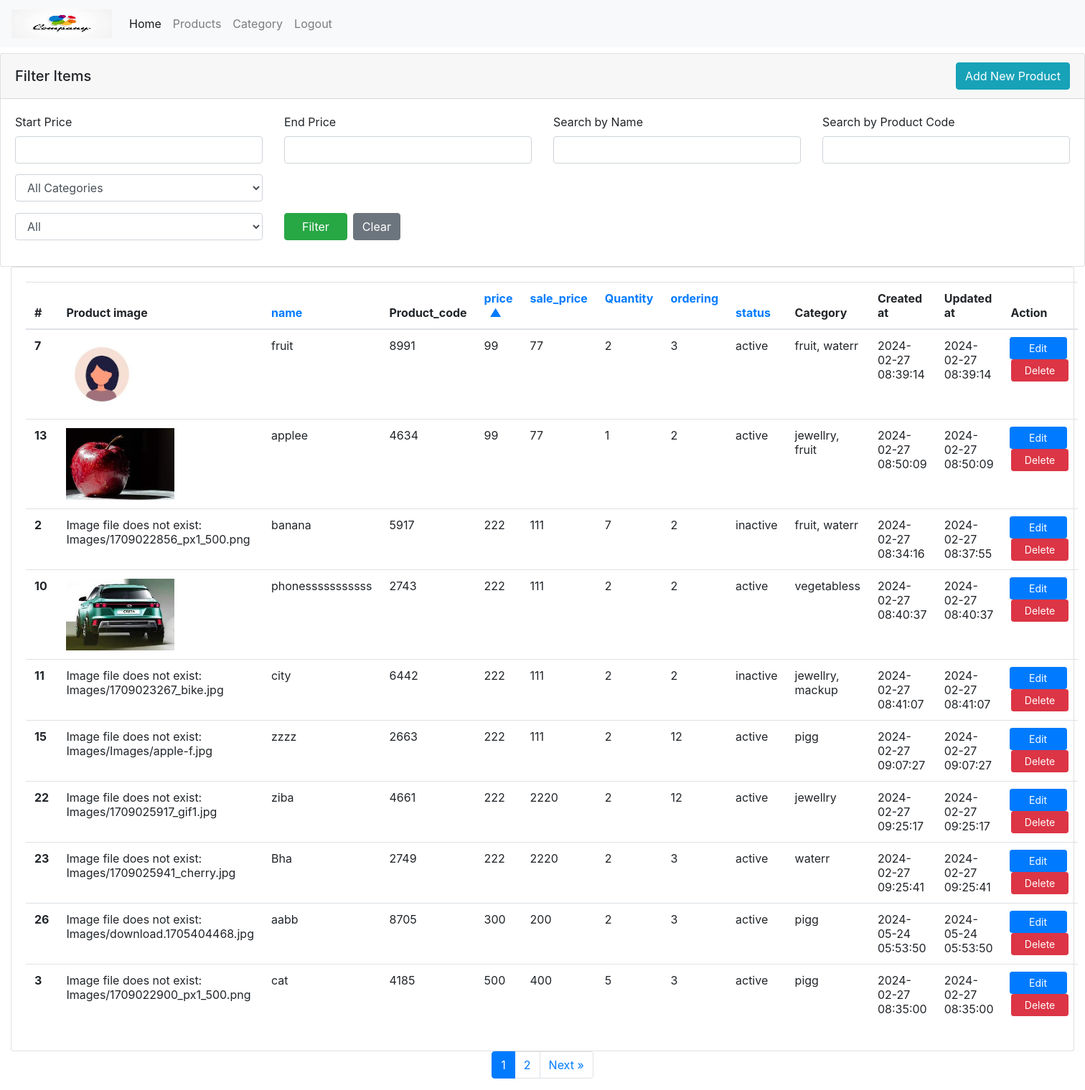
The app's page /product-list.php?&orderby=price&order=ASC (signed in) with its own data.
### tables this page shows
CREATE TABLE `product` (
  `id` int(11) NOT NULL,
  `name` varchar(200) NOT NULL,
  `product_code` int(11) NOT NULL,
  `price` float NOT NULL,
  `sale_price` float NOT NULL,
  `quantity` int(11) NOT NULL,
  `ordering` int(11) NOT NULL,
  `status` enum('active','inactive') NOT NULL,
  `created_at` timestamp NOT NULL DEFAULT current_timestamp(),
  `updated_at` timestamp NOT NULL DEFAULT current_timestamp() ON UPDATE current_timestamp()
);

CREATE TABLE `product_images` (
  `id` int(11) NOT NULL,
  `product_id` int(11) NOT NULL,
  `image` varchar(200) NOT NULL,
  `is_main_image` tinyint(5) NOT NULL
);

### config/database.php (called while the page is built, shortened)
<?php
class Database
{
    public $con = "";
    public function __construct()
    {
        $this->con = new mysqli("localhost", "root", "", "management");
    }
    public function select($columns, $table, $where = NULL) {
        $data = [];
        $query = 'SELECT ' . $columns . ' FROM ' . $table  .  $where;
        $result = $this->con->query($query);
        if ($result) {
            while ($row = $result->fetch_assoc()) {
                $data[] = $row;
            }
        } else {
            echo "Error: " . $this->con->error;
            return false;
        }
        return $data;
    }
    public function query($sql) {
        return $this->con->query($sql);
    }
}

### config/index.php (called while the page is built, shortened)
<?php
require_once("config/database.php");
require_once("config/function.php");
$db=new Database();
?>

### product-list.php (the view, shortened to what this page needs)
<?php
require_once('config/index.php');
include('header.php');
require_once('config/index.php');
$currentPage = isset($_GET['page']) ? (int)$_GET['page'] : 1;
$limit = 10;
$where = [];
$searchName = isset($_GET['search_name']) ? $_GET['search_name'] : '';
$searchProductCode = isset($_GET['search_product_code']) ? $_GET['search_product_code'] : '';
$validColumns = ['name', 'ordering', 'status', 'sale_price', 'price', 'Quantity', 'Sale price'];
$orderBy = (isset($_GET['orderby']) && in_array($_GET['orderby'], $validColumns)) ? $_GET['orderby'] : 'name';
$order = (isset($_GET['order']) && $_GET['order'] === 'DESC') ? 'DESC' : 'ASC';
$whereClause = !empty($where) ? ' WHERE ' . implode(' AND ', $where) : '';
if (!empty($where)) {
    $whereClause .= " ORDER BY $orderBy $order";
} else {
    $offset = ($currentPage - 1) * $limit;
    $whereClause .= " ORDER BY $orderBy $order LIMIT $limit OFFSET $offset";
}
$countResult = $db->select('COUNT(*) as total', 'product', $where ? ' WHERE ' . implode(' AND ', $where) : '');
$totalPages = !empty($countResult) && isset($countResult[0]['total']) ? $countResult[0]['total'] : 0;
$result = $db->select('*', 'product', $whereClause);
$queryParams = array();
if (isset($_GET['orderby'])) {
    $queryParams['orderby'] = $_GET['orderby'];
    $queryParams['order'] = $_GET['order'];
}
$queryString = http_build_query($queryParams);
?>
<!DOCTYPE html>
<html lang="en">
<head>
<?php
include_once('link.php');
?>
</head>
<body>
    <div class="row filter_row">
        <div class="col">
            <div class="card mt-2">
                <div class="card-header">
                    <div class="row align-items-center">
                        <div class="col-8">
                            <h5 class="mb-0">Filter Items</h5>
                        </div>
                        <div class="col-4 text-right">
                            <a href="product-add.php?type=add" class="btn btn-info">Add New Product</a>
                        </div>
                    </div>
                </div>
                <div class="card-body">
                    <form action="" class="filterForm" id="filterForm" method="GET">
                        <div class="row">
                            <div class="col-md-3">
                                <label for="start_price" class="form-label">Start Price</label>
                                <input type="text" name="start_price" value="<?php echo isset($_GET['start_price']) ? $_GET['start_price'] : ''; ?>" class="form-control">
                            </div>
                            <div class="col-md-3">
                                <label for="end_price" class="form-label">End Price</label>
                                <input type="text" name="end_price" value="<?php echo isset($_GET['end_price']) ? $_GET['end_price'] : ''; ?>" class="form-control">
                            </div>
                            <div class="col-md-3">
                                <label for="search" class="form-label">Search by Name</label>
                                <div class="input-group">
                                    <input type="text" name="search_name" value="<?php echo $searchName; ?>" class="form-control">
                                </div>
                            </div>
                            <div class="col-md-3">
                                <label for="product_code" class="form-label">Search by Product Code</label>
                                <div class="input-group">
                                    <input type="text" name="search_product_code" value="<?php echo $searchProductCode; ?>" class="form-control">
                                </div>
                            </div>
                            <div class="col-md-3" style="padding-top: 15px;">
                                <select name="search_category" class="form-control">
                                    <option value="">All Categories</option>
                                    <?php
                                    $categoryQuery = "SELECT name FROM category";
                                    $categoryResult = $db->query($categoryQuery);
                                    ?>
                                </select>
                            </div>
                        </div>
                        <div class="row mt-3">
                            <div class="col-md-3">
                                <select class="form-control" name="status">
                                    <option value="" <?php echo empty($_GET['status']) ? 'selected' : ''; ?>>All</option>
                                </select>
                            </div>
                            <div class="col-md-6 d-flex align-items-end">
                                <button type="submit" class="btn btn-success px-4">Filter</button>
                                <button type="button" class="btn btn-secondary ml-2" onclick="clearFilters()">Clear</button>
                            </div>
                        </div>
                    </form>
                </div>
            </div>
        </div>
    </div>
    <div class="col-md-12">
        <div class="card">
            <div class="card-body">
                <table class="table">
                    <thead>
                        <tr>
                            <th scope="col">#</th>
                            <th scope="col">Product image</th>
                            <th scope="col">
                                <a class="arrow" href="?<?= $queryString ?>&orderby=name&order=<?= ($orderBy == 'name' && $order == 'ASC') ? 'DESC' : 'ASC'; ?>">
                                    name &nbsp; <?= ($orderBy == 'name') ? ($order == 'ASC' ? '<span>&#9650;</span>' : '<span>&#9660;</span>') : ''; ?>
                                </a>
                            </th>
                            <th scope="col">Product_code</th>
                            <th scope="col">
                                <a class="arrow" href="?<?= $queryString ?>&orderby=price&order=<?= ($orderBy == 'price' && $order == 'ASC') ? 'DESC' : 'ASC'; ?>">
                                    price &nbsp; <?= ($orderBy == 'price') ? ($order == 'ASC' ? '<span>&#9650;</span>' : '<span>&#9660;</span>') : ''; ?>
                                </a>
                            </th>
                            <th scope="col">
                                <a class="arrow" href="?<?= $queryString ?>&orderby=sale_price&order=<?= ($orderBy == 'sale_price' && $order == 'ASC') ? 'DESC' : 'ASC'; ?>">
                                    sale_price &nbsp; <?= ($orderBy == 'sale_price') ? ($order == 'ASC' ? '<span>&#9650;</span>' : '<span>&#9660;</span>') : ''; ?>
                                </a>
                            </th>
                            <th scope="col">
                                <a class="arrow" href="?<?= $queryString ?>&orderby=Quantity&order=<?= ($orderBy == 'Quantity' && $order == 'ASC') ? 'DESC' : 'ASC'; ?>">
                                    Quantity &nbsp; <?= ($orderBy == 'Quantity') ? ($order == 'ASC' ? '<span>&#9650;</span>' : '<span>&#9660;</span>') : ''; ?>
                                </a>
                            </th>
                            <th scope="col">
                                <a class="arrow" href="?<?= $queryString ?>&orderby=ordering&order=<?= ($orderBy == 'ordering' && $order == 'ASC') ? 'DESC' : 'ASC'; ?>">
                                    ordering &nbsp; <?= ($orderBy == 'ordering') ? ($order == 'ASC' ? '<span>&#9650;</span>' : '<span>&#9660;</span>') : ''; ?>
                                </a>
                            </th>
                            <th scope="col">
                                <a class="arrow" href="?<?= $queryString ?>&orderby=status&order=<?= ($orderBy == 'status' && $order == 'ASC') ? 'DESC' : 'ASC'; ?>">
                                    status &nbsp; <?= ($orderBy == 'status') ? ($order == 'ASC' ? '<span>&#9650;</span>' : '<span>&#9660;</span>') : ''; ?>
                                </a>
                            </th>
                            <th scope="col">Category</th>
                            <th scope="col">Created at</th>
                            <th scope="col">Updated at</th>
                            <th scope="col">Action</th>
                        </tr>
                    </thead>
                    <tbody>
                        <?php
                        if ($totalPages > 0) {
                            if (!empty($result)) {
                                foreach ($result as $row) {
                        ?>
                                    <tr>
                                        <th scope="row"><?php echo $row['id']; ?></th>
                                        <td>
                                            <?php
                                            $mainImageQuery = "SELECT image FROM product_images WHERE product_id = '{$row['id']}' AND is_main_image = 1";
                                            $mainImageResult = $db->query($mainImageQuery);
                                            if ($mainImageResult) {
                                                $mainImage = $mainImageResult->fetch_assoc();
                                                if ($mainImage) {
                                                    $imagePath = 'Images/' . $mainImage['image'];
                                                    if (file_exists($imagePath)) {
                                                        echo "<img src='{$imagePath}' class='box-img' height='100' alt='Main Image'>";
                                                    } else {
                                                        echo "Image file does not exist: {$imagePath}";
                                                    }
                                                } else {
                                                    echo "No main image found for product ID: {$row['id']}";
                                                }
                                            } else {
                                                echo "Error retrieving main image";
                                            }
                                            ?>
                                        </td>
                                        <td><?php echo $row['name']; ?></td>
                                        <td><?php echo $row['product_code']; ?></td>
                                        <td><?php echo $row['price']; ?></td>
                                        <td><?php echo $row['sale_price']; ?></td>
                                        <td><?php echo $row['quantity']; ?></td>
                                        <td><?php echo $row['ordering']; ?></td>
                                        <td><?php echo $row['status']; ?></td>
                                        <?php
                                        $categoryQuery = "SELECT c.name
                                 FROM category c
                                 JOIN product_category pc ON c.id = pc.category_id
                                 WHERE pc.product_id = '{$row['id']}'";
                                        $categoryResult = $db->query($categoryQuery);
                                        $categories = array();
                                        if ($categoryResult) {
                                            foreach ($categoryResult as $categoryData) {
                                                $categories[] = $categoryData['name'];
                                            }
                                            $categoryNames = !empty($categories) ? implode(', ', $categories) : 'N/A';
                                        } else {
                                            $categoryNames = 'Error retrieving categories';
                                        }
                                        ?>
                                        <td><?php echo $categoryNames; ?></td>
                                        <td><?php echo $row['created_at']; ?></td>
                                        <td><?php echo $row['updated_at']; ?></td>
                                        <td style="padding: 10px; text-align: center;">
                                            <a href="product-edit.php?type=edit&id=<?php echo htmlentities($row['id']); ?>" class="btn btn-sm btn-primary" style="width: 80px; margin-right: 5px;">
                                                Edit
                                            </a>
                                            <button class="btn btn-sm btn-danger" style="width: 80px;" onclick="confirmDelete(<?php echo $row["id"]; ?>)">
                                                Delete
                                            </button>
                                        </td>
                                    </tr>
                        <?php
                                }
                            }
                        } else {
                            echo "<tr><td colspan='5'>No records found</td></tr>";
                        }
                        ?>
                    </tbody>
                </table>
            </div>
        </div>
    </div>
    <div class="pagination justify-content-center">
        <?php echo pagination('product-list.php', $totalPages, $currentPage, $limit, $queryParams); ?>
    </div>
</body>
</html>

### records on screen
product: id "7", product_images.image (picture), name "fruit", product_code "8991", price "99", sale_price "77", quantity "2", ordering "3", status "active", categoryNames "fruit, waterr", created_at "2024-02-27 08:39:14", updated_at "2024-02-27 08:39:14"
product: id "13", product_images.image (picture), name "applee", product_code "4634", price "99", sale_price "77", quantity "1", ordering "2", status "active", categoryNames "jewellry, fruit", created_at "2024-02-27 08:50:09", updated_at "2024-02-27 08:50:09"
product: id "2", product_images.image "Images/1709022856_px1_500.png", name "banana", product_code "5917", price "222", sale_price "111", quantity "7", ordering "2", status "inactive", categoryNames "fruit, waterr", created_at "2024-02-27 08:34:16", updated_at "2024-02-27 08:37:55"
product: id "10", product_images.image (picture), name "phonesssssssssss", product_code "2743", price "222", sale_price "111", quantity "2", ordering "2", status "active", categoryNames "vegetabless", created_at "2024-02-27 08:40:37", updated_at "2024-02-27 08:40:37"
product: id "11", product_images.image "Images/1709023267_bike.jpg", name "city", product_code "6442", price "222", sale_price "111", quantity "2", ordering "2", status "inactive", categoryNames "jewellry, mackup", created_at "2024-02-27 08:41:07", updated_at "2024-02-27 08:41:07"
product: id "15", product_images.image "Images/Images/apple-f.jpg", name "zzzz", product_code "2663", price "222", sale_price "111", quantity "2", ordering "12", status "active", categoryNames "pigg", created_at "2024-02-27 09:07:27", updated_at "2024-02-27 09:07:27"
product: id "22", product_images.image "Images/1709025917_gif1.jpg", name "ziba", product_code "4661", price "222", sale_price "2220", quantity "2", ordering "12", status "active", categoryNames "jewellry", created_at "2024-02-27 09:25:17", updated_at "2024-02-27 09:25:17"
product: id "23", product_images.image "Images/1709025941_cherry.jpg", name "Bha", product_code "2749", price "222", sale_price "2220", quantity "2", ordering "3", status "active", categoryNames "waterr", created_at "2024-02-27 09:25:41", updated_at "2024-02-27 09:25:41"
product: id "26", product_images.image "Images/download.1705404468.jpg", name "aabb", product_code "8705", price "300", sale_price "200", quantity "2", ordering "3", status "active", categoryNames "pigg", created_at "2024-05-24 05:53:50", updated_at "2024-05-24 05:53:50"
product: id "3", product_images.image "Images/1709022900_px1_500.png", name "cat", product_code "4185", price "500", sale_price "400", quantity "5", ordering "3", status "active", categoryNames "pigg", created_at "2024-02-27 08:35:00", updated_at "2024-02-27 08:35:00"
